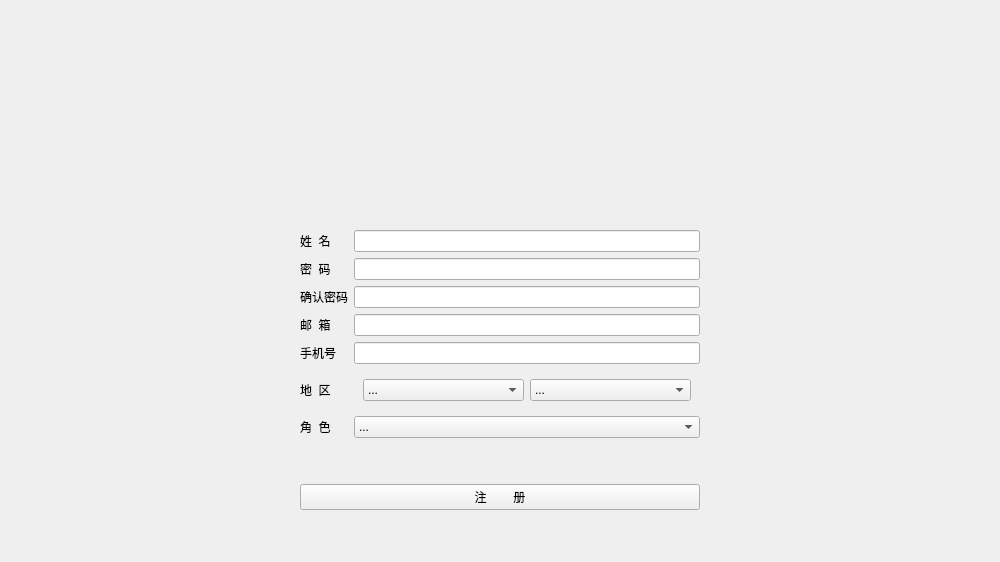
<?xml version="1.0" encoding="UTF-8"?>
<ui version="4.0">
 <class>res</class>
 <widget class="QWidget" name="res">
  <property name="geometry">
   <rect>
    <x>0</x>
    <y>0</y>
    <width>1000</width>
    <height>562</height>
   </rect>
  </property>
  <property name="minimumSize">
   <size>
    <width>1000</width>
    <height>562</height>
   </size>
  </property>
  <property name="maximumSize">
   <size>
    <width>1000</width>
    <height>562</height>
   </size>
  </property>
  <property name="windowTitle">
   <string>Form</string>
  </property>
  <widget class="QLabel" name="background">
   <property name="geometry">
    <rect>
     <x>-10</x>
     <y>-10</y>
     <width>1011</width>
     <height>571</height>
    </rect>
   </property>
   <property name="text">
    <string/>
   </property>
   <property name="scaledContents">
    <bool>true</bool>
   </property>
  </widget>
  <widget class="QWidget" name="widget_8" native="true">
   <property name="geometry">
    <rect>
     <x>250</x>
     <y>54</y>
     <width>22</width>
     <height>22</height>
    </rect>
   </property>
   <layout class="QVBoxLayout" name="verticalLayout"/>
  </widget>
  <widget class="QWidget" name="widget" native="true">
   <property name="geometry">
    <rect>
     <x>300</x>
     <y>190</y>
     <width>400</width>
     <height>320</height>
    </rect>
   </property>
   <layout class="QGridLayout" name="gridLayout">
    <item row="3" column="0">
     <widget class="QLabel" name="pas">
      <property name="text">
       <string>密  码</string>
      </property>
     </widget>
    </item>
    <item row="1" column="1">
     <widget class="QLineEdit" name="namein"/>
    </item>
    <item row="3" column="1">
     <widget class="QLineEdit" name="pasin">
      <property name="echoMode">
       <enum>QLineEdit::Password</enum>
      </property>
     </widget>
    </item>
    <item row="1" column="0">
     <widget class="QLabel" name="name">
      <property name="text">
       <string>姓  名</string>
      </property>
     </widget>
    </item>
    <item row="6" column="1">
     <widget class="QLineEdit" name="phonein"/>
    </item>
    <item row="4" column="1">
     <widget class="QLineEdit" name="pas2in">
      <property name="echoMode">
       <enum>QLineEdit::Password</enum>
      </property>
     </widget>
    </item>
    <item row="5" column="0">
     <widget class="QLabel" name="addr">
      <property name="text">
       <string>邮  箱</string>
      </property>
     </widget>
    </item>
    <item row="8" column="0">
     <widget class="QLabel" name="pow">
      <property name="text">
       <string>角  色</string>
      </property>
     </widget>
    </item>
    <item row="8" column="1">
     <widget class="QComboBox" name="powin">
      <item>
       <property name="text">
        <string>...</string>
       </property>
      </item>
      <item>
       <property name="text">
        <string>农民</string>
       </property>
      </item>
      <item>
       <property name="text">
        <string>公务员</string>
       </property>
      </item>
      <item>
       <property name="text">
        <string>机器学习工程师</string>
       </property>
      </item>
      <item>
       <property name="text">
        <string>农业专家</string>
       </property>
      </item>
      <item>
       <property name="text">
        <string>超级管理员</string>
       </property>
      </item>
     </widget>
    </item>
    <item row="6" column="0">
     <widget class="QLabel" name="phone">
      <property name="text">
       <string>手机号</string>
      </property>
     </widget>
    </item>
    <item row="4" column="0">
     <widget class="QLabel" name="pas2">
      <property name="text">
       <string>确认密码</string>
      </property>
     </widget>
    </item>
    <item row="5" column="1">
     <widget class="QLineEdit" name="addrin"/>
    </item>
    <item row="7" column="0">
     <widget class="QLabel" name="area">
      <property name="text">
       <string>地  区</string>
      </property>
     </widget>
    </item>
    <item row="7" column="1">
     <widget class="QWidget" name="widget_2" native="true">
      <layout class="QHBoxLayout" name="horizontalLayout">
       <item>
        <widget class="QComboBox" name="pro">
         <item>
          <property name="text">
           <string>...</string>
          </property>
         </item>
         <item>
          <property name="text">
           <string>湖南</string>
          </property>
         </item>
         <item>
          <property name="text">
           <string>山西</string>
          </property>
         </item>
         <item>
          <property name="text">
           <string>陕西</string>
          </property>
         </item>
        </widget>
       </item>
       <item>
        <widget class="QComboBox" name="city">
         <item>
          <property name="text">
           <string>...</string>
          </property>
         </item>
        </widget>
       </item>
      </layout>
     </widget>
    </item>
    <item row="10" column="0" colspan="2">
     <widget class="QPushButton" name="submit">
      <property name="text">
       <string>注        册</string>
      </property>
     </widget>
    </item>
    <item row="0" column="1">
     <spacer name="verticalSpacer">
      <property name="orientation">
       <enum>Qt::Vertical</enum>
      </property>
      <property name="sizeHint" stdset="0">
       <size>
        <width>20</width>
        <height>40</height>
       </size>
      </property>
     </spacer>
    </item>
    <item row="9" column="0">
     <spacer name="verticalSpacer_2">
      <property name="orientation">
       <enum>Qt::Vertical</enum>
      </property>
      <property name="sizeHint" stdset="0">
       <size>
        <width>20</width>
        <height>40</height>
       </size>
      </property>
     </spacer>
    </item>
   </layout>
  </widget>
  <widget class="QWidget" name="widget_3" native="true">
   <property name="geometry">
    <rect>
     <x>700</x>
     <y>210</y>
     <width>251</width>
     <height>241</height>
    </rect>
   </property>
   <layout class="QVBoxLayout" name="verticalLayout_2">
    <item>
     <widget class="QLabel" name="nameerr">
      <property name="text">
       <string/>
      </property>
     </widget>
    </item>
    <item>
     <widget class="QLabel" name="paserr">
      <property name="text">
       <string/>
      </property>
     </widget>
    </item>
    <item>
     <widget class="QLabel" name="pas2err">
      <property name="text">
       <string/>
      </property>
     </widget>
    </item>
    <item>
     <widget class="QLabel" name="addrerr">
      <property name="text">
       <string/>
      </property>
     </widget>
    </item>
    <item>
     <widget class="QLabel" name="phoneerr">
      <property name="text">
       <string/>
      </property>
     </widget>
    </item>
    <item>
     <widget class="QLabel" name="areaerr">
      <property name="text">
       <string/>
      </property>
     </widget>
    </item>
    <item>
     <widget class="QLabel" name="powerr">
      <property name="text">
       <string/>
      </property>
     </widget>
    </item>
   </layout>
  </widget>
 </widget>
 <resources/>
 <connections/>
</ui>
